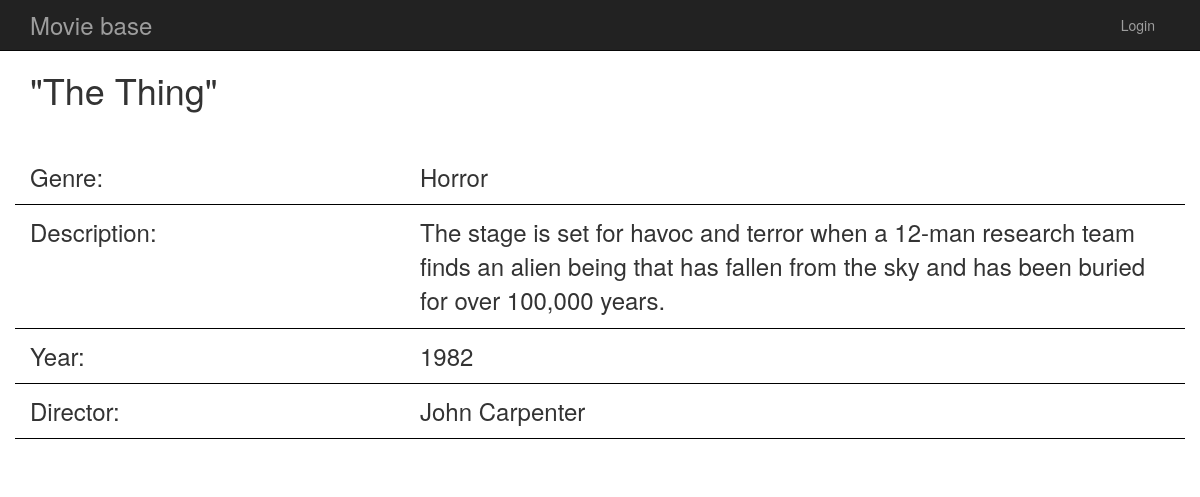
Screenshot of /genre/1/movie/2 with the database file from the repository.
### database_setup.py (models this page shows, shortened)
class Movie(Base):
    __tablename__ = 'movie'
    id = Column(Integer, primary_key=True)
    title = Column(String(80), nullable=False)
    description = Column(String(500))
    year = Column(String(8))
    director = Column(String(250))
    genre_id = Column(Integer, ForeignKey('genre.id'))
    genre = relationship(Genre)
    user_id = Column(Integer, ForeignKey('user.id'))
    user = relationship(User)

class Genre(Base):
    __tablename__ = 'genre'
    id = Column(Integer, primary_key=True)
    name = Column(String(250), nullable=False)
    user_id = Column(Integer, ForeignKey('user.id'))
    user = relationship(User)

### project.py (the view)
@app.route('/genre/<int:genre_id>/movie/<int:movie_id>')
def movie(genre_id, movie_id):
    movie = session.query(Movie).filter_by(id=movie_id).one()
    return render_template('movie.html',
                           movie=movie,
                           user=login_session)

### templates/movie.html (shortened to what this page needs)
{% extends "base.html" %}
{% block content %}
  <h1>"{{movie.title}}"</h1>
  <div class="movie-information">
    <div class="row movie-information__row">
      <div class="col-md-4">Genre:</div>
      <div class="col-md-8">{{movie.genre.name}}</div>
    </div>
    <div class="row movie-information__row">
      <div class="col-md-4">Description:</div>
      <div class="col-md-8">{{movie.description}}</div>
    </div>
    <div class="row movie-information__row">
      <div class="col-md-4">Year:</div>
      <div class="col-md-8">{{movie.year}}</div>
    </div>
    <div class="row movie-information__row">
      <div class="col-md-4">Director:</div>
      <div class="col-md-8">{{movie.director}}</div>
    </div>
  </div>
{% endblock %}

### static/styles.css (style rules this page uses)
.movie-information { font-size: 24px; padding: 30px 0; }
.movie-information__row { padding: 10px 0; border-bottom: 1px solid black; }

### rows the page displays
Movie: title "The Thing", description "The stage is set for havoc and terror when a 12-man research team finds an alien being that has fallen from the sky and has been buried for over 100,000 years.", year "1982", director "John Carpenter"
Genre: genre.name "Horror"
